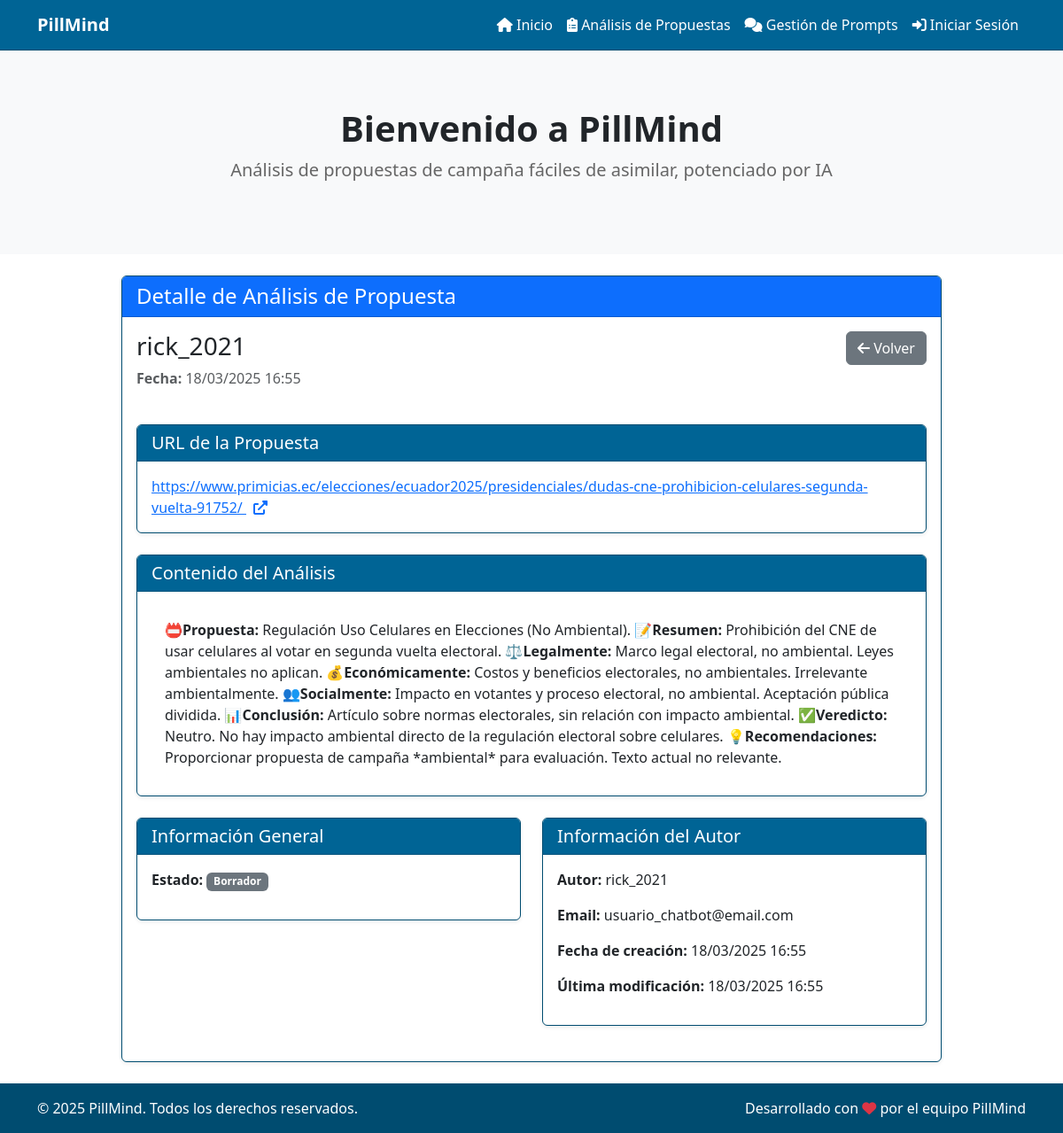
Screenshot of /propuestas/detalle/15/ with the database file from the repository.
### webapp/models/analisis_propuesta.py (models this page shows, shortened)
class AnalisisPropuesta(SoftDeleteModel):
    class Estado(models.TextChoices):
        BORRADOR = 'BORRADOR', _('Borrador')
        PUBLICADO = 'PUBLICADO', _('Publicado')
        REVISADO = 'REVISADO', _('Revisado')
        EN_REVISION = 'EN_REVISION', _('En Revisión')
        RECHAZADO = 'RECHAZADO', _('Rechazado')
    usuario = models.ForeignKey(
        settings.AUTH_USER_MODEL,
        on_delete=models.SET_NULL,
        related_name='analisis_propuestas',
        verbose_name=_('Usuario'),
        null=True,
        blank=True
    )
    nombre_usuario = models.CharField(
        max_length=150,
        verbose_name=_('Nombre de Usuario'),
        blank=True,
        null=True,
        help_text=_('Nombre de usuario que creó el análisis')
    )
    email_usuario = models.EmailField(
        verbose_name=_('Email del Usuario'),
        blank=True,
        null=True,
        help_text=_('Email del usuario que creó el análisis')
    )
    url_propuesta = models.URLField(
        max_length=500,
        verbose_name=_('URL de Propuesta'),
        blank=True,
        null=True
    )
    titulo = models.CharField(
        max_length=255,
        verbose_name=_('Título de la Propuesta'),
        help_text=_('Nombre o título descriptivo de la propuesta'),
        null=True,
        blank=True  # Opcional para propuestas existentes
    )
    contenido = models.TextField(
        verbose_name=_('Contenido del Análisis'),
        help_text=_('Descripción detallada del análisis de la propuesta')
    )
    prompts_utilizados = models.JSONField(
        verbose_name=_('Prompts Utilizados (JSON)'),
        blank=True,
        null=True,
        help_text=_('Registro de prompts utilizados en el análisis (formato JSON)')
    )
    prompts = models.ManyToManyField(
        'Prompt',
        blank=True,
        related_name='analisis_propuestas',
        verbose_name=_('Prompts Utilizados')
    )
    fecha_analisis = models.DateTimeField(
        auto_now_add=True,
        verbose_name=_('Fecha de Análisis')
    )
    estado = models.CharField(
        max_length=20,
        choices=Estado.choices,
        default=Estado.BORRADOR,
        verbose_name=_('Estado')
    )
    fecha_ultima_modificacion = models.DateTimeField(
        auto_now=True,
        verbose_name=_('Última Modificación')
    )
    palabras_clave = models.CharField(
        max_length=255,
        blank=True,
        null=True,
        verbose_name=_('Palabras Clave')
    )
    class Meta:
        verbose_name = _('Análisis de Propuesta')
        verbose_name_plural = _('Análisis de Propuestas')
        ordering = ['-fecha_analisis']
        indexes = [
            models.Index(fields=['usuario', 'fecha_analisis']),
            models.Index(fields=['estado'])
        ]

### webapp/views/analisis_propuesta_detail_view.py (the view)
# urls.py: path('propuestas/detalle/<int:pk>/', AnalisisPropuestaDetailView.as_view(), name='analisis_propuesta_detail'),
class AnalisisPropuestaDetailView(DetailView):
    model = AnalisisPropuesta
    template_name = 'propuestas/detalle_analisis.html'
    context_object_name = 'analisis'

### webapp/models/soft_delete.py (called while the page is built)
    def get_queryset(self):
        return SoftDeleteQuerySet(self.model, using=self._db).filter(
            deleted_on__isnull=True
        )

### webapp/templates/propuestas/detalle_analisis.html (shortened to what this page needs)
{% extends "base.html" %}
{% load i18n %}
{% block content %}
<div class="container mt-4">
    <div class="row">
        <div class="col-md-10 offset-md-1">
            <div class="card">
                <div class="card-header bg-primary text-white">
                    <div class="d-flex justify-content-between align-items-center">
                        <h4 class="mb-0">{% trans "Detalle de Análisis de Propuesta" %}</h4>
                    </div>
                </div>
                <div class="card-body">
                    <div class="row mb-4">
                        <div class="col-md-8">
                            <h3>
                                {% if analisis.usuario %}
                                    {{ analisis.usuario.username }}
                                {% else %}
                                    {{ analisis.nombre_usuario|default:"Usuario eliminado" }}
                                {% endif %}
                            </h3>
                            <p class="text-muted">
                                <strong>{% trans "Fecha:" %}</strong> {{ analisis.fecha_analisis|date:"d/m/Y H:i" }}
                            </p>
                        </div>
                        <div class="col-md-4 text-end">
                            <a href="{% url 'analisis_propuesta_list' %}" class="btn btn-secondary">
                                <i class="fas fa-arrow-left"></i> {% trans "Volver" %}
                            </a>
                        </div>
                    </div>
                    {% if analisis.url_propuesta %}
                    <div class="card mb-4">
                        <div class="card-header">
                            <h5 class="mb-0">{% trans "URL de la Propuesta" %}</h5>
                        </div>
                        <div class="card-body">
                            <a href="{{ analisis.url_propuesta }}" target="_blank" class="d-block">
                                {{ analisis.url_propuesta }}
                                <i class="fas fa-external-link-alt ms-2"></i>
                            </a>
                        </div>
                    </div>
                    {% endif %}
                    <div class="card mb-4">
                        <div class="card-header">
                            <h5 class="mb-0">{% trans "Contenido del Análisis" %}</h5>
                        </div>
                        <div class="card-body">
                            <div class="content-display">
                                {{ analisis.contenido|safe }}
                            </div>
                        </div>
                    </div>
                    <div class="row">
                        <div class="col-md-6">
                            <div class="card mb-4">
                                <div class="card-header">
                                    <h5 class="mb-0">{% trans "Información General" %}</h5>
                                </div>
                                <div class="card-body">
                                    <p><strong>{% trans "Estado:" %}</strong>
                                        <span class="badge bg-{{ analisis.estado|lower }}">
                                            {{ analisis.get_estado_display }}
                                        </span>
                                    </p>
                                </div>
                            </div>
                        </div>
                        <div class="col-md-6">
                            <div class="card mb-4">
                                <div class="card-header">
                                    <h5 class="mb-0">{% trans "Información del Autor" %}</h5>
                                </div>
                                <div class="card-body">
                                    <p><strong>{% trans "Autor:" %}</strong>
                                        {% if analisis.usuario %}
                                            {{ analisis.usuario.username }}
                                        {% else %}
                                            {{ analisis.nombre_usuario|default:"Usuario eliminado" }}
                                        {% endif %}
                                    </p>
                                    <p><strong>{% trans "Email:" %}</strong>
                                        {% if analisis.usuario %}
                                            {{ analisis.usuario.email }}
                                        {% else %}
                                            {{ analisis.email_usuario|default:"No disponible" }}
                                        {% endif %}
                                    </p>
                                    <p><strong>{% trans "Fecha de creación:" %}</strong> {{ analisis.fecha_analisis|date:"d/m/Y H:i" }}</p>
                                    <p><strong>{% trans "Última modificación:" %}</strong> {{ analisis.fecha_ultima_modificacion|date:"d/m/Y H:i" }}</p>
                                </div>
                            </div>
                        </div>
                    </div>
                </div>
            </div>
        </div>
    </div>
</div>
{% endblock %}

### webapp/static/styles.css (style rules this page uses)
.card { box-shadow: 0 0.125rem 0.25rem rgba(0, 0, 0, 0.075); margin-bottom: 1.5rem; border-color: #004c70; }
.card-header { font-weight: 500; background-color: #006495; color: #ffffff; }

### webapp/templates/propuestas/detalle_analisis.html (style rules this page uses)
.bg-borrador { background-color: #6c757d; }
.content-display { padding: 15px; border-radius: 4px; background-color: #ffffff; }

### rows the page displays
AnalisisPropuesta: nombre_usuario "rick_2021", fecha_analisis "18/03/2025 16:55", url_propuesta "https://www.primicias.ec/elecciones/ecuador2025/presidenciales/dudas-cne-prohibicion-celulares-segunda-vuelta-91752/", contenido "📛 Propuesta: Regulación Uso Celulares en Elecciones (No Ambiental). 📝 Resumen: Prohibición del CNE de usar celulares al votar en segunda vuelta electoral. ⚖️ Legalmente: Marco legal electoral, no ambiental. Leyes ambientales no aplican. 💰 Económicamente: Costos y beneficios electorales, no ambientales. Irrelevante ambientalmente. 👥 Socialmente: Impacto en votantes y proceso electoral, no ambiental. Aceptación pública dividida. 📊 Conclusión: Artículo sobre normas electorales, sin relación con impacto ambiental. ✅ Veredicto: Neutro. No hay impacto ambiental directo de la regulación electoral sobre celulares. 💡 Recomendaciones: Proporcionar propuesta de campaña *ambiental* para evaluación.…", estado "Borrador", email_usuario "usuario_chatbot@email.com", fecha_ultima_modificacion "18/03/2025 16:55"
